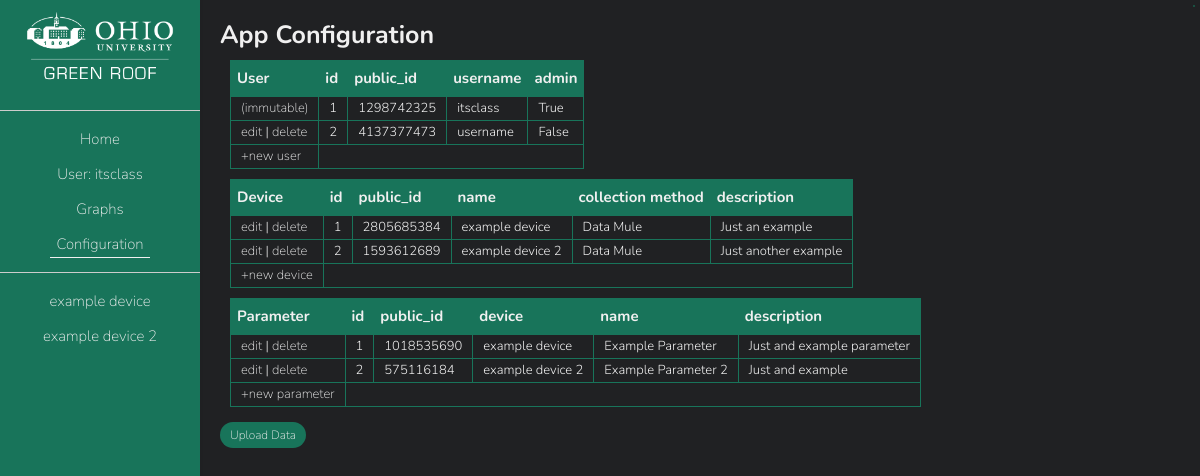
The app's page /configuration (signed in) with its own data.
### green_server/models.py (models this page shows, shortened)
class User(db.Model, UserMixin):
    __tablename__ = 'users'
    id = db.Column(db.Integer, primary_key=True)
    public_id = db.Column(db.Integer, unique=True)
    username = db.Column(db.String(50), unique=True, nullable=False)
    password = db.Column(db.String(255), nullable=False, server_default='')
    admin = db.Column(db.Boolean)

class Device(db.Model):
    __tablename__ = 'devices'
    id = db.Column(db.Integer, primary_key=True)
    public_id = db.Column(db.Integer, unique=True, nullable=False)
    name = db.Column(db.String(32), unique=True, nullable=False)
    descr = db.Column(db.String(254), nullable=False)
    collection_method = db.Column(db.String(32), nullable=False)
    parameters = db.relationship('Parameter', backref='device')

class Parameter(db.Model):
    __tablename__ = 'parameters'
    id = db.Column(db.Integer, primary_key=True)
    public_id = db.Column(db.Integer, unique=True, nullable=False)
    name = db.Column(db.String(32), nullable=False)
    descr = db.Column(db.Unicode, nullable=False)
    data_points = db.relationship('DataPoint', backref='parameter')
    device_id = db.Column(db.Integer, db.ForeignKey('devices.id'), nullable=False)

### green_server/settings/routes.py (the view)
@settings.route('/configuration', methods=['GET', 'POST'])
@admin_required
def configuration():
    users = User.query.all()
    parameters = Parameter.query.all()
    devices = Device.query.all()
    return render_template('configuration.html', title='Configuration', parameters=parameters, users=users, devices=devices)

### green_server/models.py (called while the page is built)
@login_manager.user_loader
def load_user(user_id):
    return User.query.get(int(user_id))

### green_server/templates/configuration.html (shortened to what this page needs)
{% extends "base.html" %}
{% block body %}
    <div class="content-container">
        <div class="flash-section">
        </div>
        <h2>App Configuration</h2>
        <table class="data-table">
            <tr class="table-head">
                <th>User</th>
                <th>id</th>
                <th>public_id</th>
                <th>username</th>
                <th>admin</th>
            </tr>
            {% for u in users %}
            <tr>
                <td>
                    {% if not u.admin %}
                    <a href="{{ url_for('settings.user', user_id=u.public_id) }}">edit</a> | <a href="{{ url_for('settings.delete_user', user_id=u.public_id) }}">delete</a>
                    {% else %}
                    <a href="">(immutable)</a>
                    {% endif %}
                </td>
                <td>{{ u.id }}</td>
                <td>{{ u.public_id }}</td>
                <td>{{ u.username }}</td>
                <td>{{ u.admin }}</td>
            </tr>
            {% endfor %}
            <tr>
                <td>
                    <a href="{{ url_for('settings.new_user') }}">+new user</a>
                </td>
            </tr>
        </table>
        <table class="data-table">
            <tr class="table-head">
                <th>Device</th>
                <th>id</th>
                <th>public_id</th>
                <th>name</th>
                <th>collection method</th>
                <th>description</th>
            </tr>
            {% for dev in devices %}
            <tr>
                <td>
                    <a href="{{ url_for('settings.device', device_id=dev.public_id) }}">edit</a> | <a href="{{ url_for('settings.delete_device', device_id=dev.public_id) }}">delete</a>
                </td>
                <td>{{ dev.id }}</td>
                <td>{{ dev.public_id }}</td>
                <td>{{ dev.name }}</td>
                <td>{{ dev.collection_method }}</td>
                <td>{{ dev.descr }}</td>
            </tr>
            {% endfor %}
            <tr>
                <td>
                    <a href="{{ url_for('settings.new_device') }}">+new device</a>
                </td>
            </tr>
        </table>
        <table class="data-table">
            <tr class="table-head">
                <th>Parameter</th>
                <th>id</th>
                <th>public_id</th>
                <th>device</th>
                <th>name</th>
                <th>description</th>
            </tr>
            {% for param in parameters %}
            <tr>
                <td>
                    <a href="{{ url_for('settings.parameter', parameter_id=param.public_id) }}">edit</a> | <a href="{{ url_for('settings.delete_parameter', parameter_id=param.public_id) }}">delete</a>
                </td>
                <td>{{ param.id }}</td>
                <td>{{ param.public_id }}</td>
                <td>{{ param.device.name }}</td>
                <td>{{ param.name }}</td>
                <td>{{ param.descr }}</td>
            </tr>
            {% endfor %}
            <tr>
                <td>
                    <a href="{{ url_for('settings.new_parameter') }}">+new parameter</a>
                </td>
            </tr>
        </table>
        <button onclick="location.href='{{ url_for('settings.upload_data') }}'">Upload Data</button>
    </div>
{% endblock %}

### green_server/templates/base.html (shortened to what this page needs)
<!doctype html>
<html>
    <head>
        <link rel="stylesheet" type="text/css" href="{{ url_for('static', filename='css/resetStyle.css') }}" rel="stylesheet">
        <link rel="stylesheet" type="text/css" href="{{ url_for('static', filename='css/navStyle.css') }}" rel="stylesheet">
        <link rel="stylesheet" type="text/css" href="{{ url_for('static', filename='css/mainStyle.css') }}" rel="stylesheet">
    </head>
    <body>
        {% include "includes/_navbar.html" %}
        <div class="content">
            {% block body %}{% endblock %}
        </div>
    </body>
</html>

### green_server/templates/includes/_navbar.html (shortened to what this page needs)
<nav>
    <a href="{{ url_for('main.home') }}">
        <img id="logo" src="{{ url_for('static', filename='img/logo.png') }}" alt="OU Logo">
    </a>
    <div class="nav-container">
        <ul id='nav-links'>
            <hr class="nav-divide">
            <li>
                <a href="{{ url_for('main.home') }}" class="nav-link">Home</a>
            </li>
            {% if current_user.is_authenticated %}
                <li>
                    <a href="{{ url_for('main.account') }}" class="nav-link">User: {{ current_user.username }}</a>
                </li>
            {% else %}
                <li>
                    <a href="{{ url_for('main.login') }}" class="nav-link">Login</a>
                </li>
            {% endif %}
            <li>
                <a href="{{ url_for('main.graph') }}" class="nav-link">Graphs</a>
            </li>
            {% if current_user.admin %}
            <li>
                <a href="{{ url_for('settings.configuration') }}" class="nav-link">Configuration</a>
            </li>
            {% endif %}
            <hr class="nav-divide">
            {% for dev in devices %}
                <li>
                    <a href="{{ url_for('main.latest_data', device_id=dev.public_id) }}" class="nav-link">{{ dev.name }}</a>
                </li>
            {% endfor %}
        </ul>
    </div>
</nav>

### green_server/static/css/navStyle.css (style rules this page uses)
nav { position: fixed; z-index: 3; width: 200px; height: 100vh; text-align: center; background-color: var(--green, green); box-shadow: 0px 0px 2px var(--dark, black); }
#logo { width: 150px; margin: 10px 0px; height: auto; transition: .2s ease; }
#nav-links li { font-size: 15px; line-height: 35px; }
.nav-link { font-size: 15px; line-height: 15px; padding: 3px 6px; color: var(--white, white); transition: .2s ease; }
.nav-link-active { color: var(--white, white); border-radius: 0px; border-bottom: 1px solid; }
.nav-divide { margin: 10px 0px; }

### green_server/static/css/mainStyle.css (style rules this page uses)
:root { --dark: rgb(32, 33, 35); --green: rgb(24, 116, 90); --white: rgb(240, 240, 240); --red: rgb(229, 99, 99); }
input, button { font-family: 'Nunito', sans-serif; }
.flash-section { position: fixed; background-color: var(--dark, black); border-style: solid; border-width: 1px; border-color: var(--green, green); margin: 5px; border-radius: 10px; z-index: 2; top: 0; right: 0; }
body { font-family: 'Nunito', sans-serif; background-color: var(--dark, black); color: var(--white); }
h2 { font-size: 25px; line-height: 30px; }
a { color: var(--white, white); font-weight: 200; text-decoration: none; }
button { border: none; padding: 5px 10px; font-weight: 100; font-size: 12px; border-radius: 20px; color: var(--white, white); background-color: var(--green, green); cursor: pointer; margin: 5px 0px; }
.content { position: absolute; right: 0; width: calc(100vw - 200px); }
.content-container { margin: 20px; }
.data-table { margin: 10px; }
.data-table, td, th { border: 1px solid var(--green, green); vertical-align: middle; }
.data-table th { padding: 10px 6px; font-weight: 700; text-align: left; font-size: 15px; background-color: var(--green, green); }
.data-table td { padding: 3px 10px; font-weight: 300; font-size: 13px; line-height: 17px; }
.data-table td a { color: var(--white, white); transition: .2s ease; }

### records on screen
User: username "itsclass", shows "(immutable)", id "1", public_id "1298742325", admin "True"
Device: name "example device", id "1", public_id "2805685384", collection_method "Data Mule", descr "Just an example"
Device: name "example device 2", id "2", public_id "1593612689", collection_method "Data Mule", descr "Just another example"
User: id "2", public_id "4137377473", username "username", admin "False"
Parameter: id "1", public_id "1018535690", device.name "example device", name "Example Parameter", descr "Just and example parameter"
Parameter: id "2", public_id "575116184", device.name "example device 2", name "Example Parameter 2", descr "Just and example"
